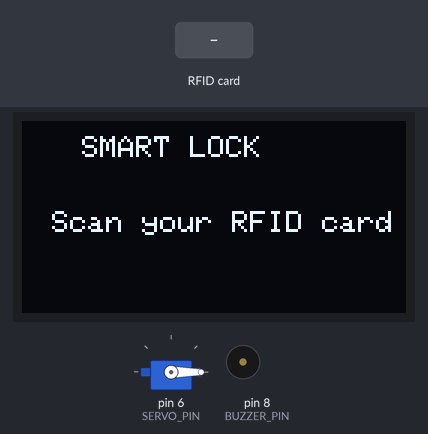
Simulated run of this sketch. Board: Arduino Uno, built with avr-gcc and run on an emulated ATmega328P. On the bench: servo, 128×64 one-colour display, buzzer (waves = sounding, pin HIGH). The test bench sets the inputs (shaded band). Pins used as bus, display or sensor lines are not drawn; what the sketch prints to the serial monitor is not drawn.

Above: at 2.9 s.
3.0 s: RFID card 59 D7 10 05 held to the reader
At 4.2 s:
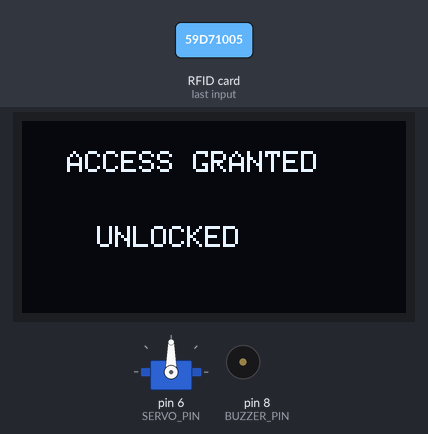
At 8.9 s:
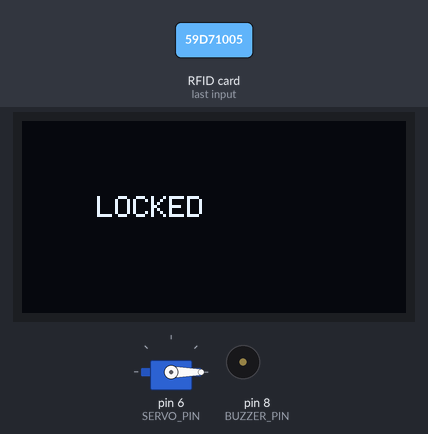
Timing chart, 0 to 10.4 s (numbered marks = the images above; inputs shaded):
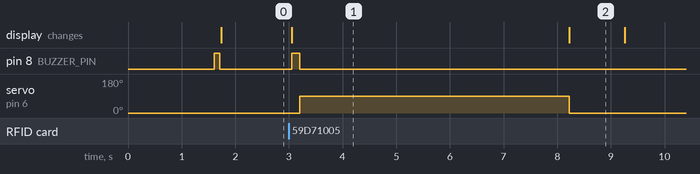

Measured:
- after the input at 3.0 s, pin 8 (BUZZER_PIN): LOW → HIGH after 0.05 s, → LOW 0.15 s later; servo on pin 6 (SERVO_PIN): 0° → 90° after 0.20 s, → 0° 5.0 s later; the display: changes after 0.05 s (image 1)
- what the display in image 1 shows lasts 5.2 s, from 3.0 s to 8.2 s

The sketch:

smaert.ino
```cpp
// // #include <SPI.h>
// // #include <MFRC522.h>
// // #include <Servo.h>
// // #include <Wire.h>
// // #include <Adafruit_GFX.h>
// // #include <Adafruit_SH110X.h>

// // // ---------- PINS ----------

// // const int SS_PIN = 10;
// // const int RST_PIN = 9;

// // const int SERVO_PIN = 6;
// // const int BUZZER_PIN = 8;

// // // ---------- OBJECTS ----------

// // MFRC522 rfid(SS_PIN, RST_PIN);
// // Servo lockServo;

// // Adafruit_SH1106G display = Adafruit_SH1106G(128, 64, &Wire);

// // // ---------- LOCK POSITIONS ----------

// // const int LOCKED_POSITION = 0;
// // const int UNLOCKED_POSITION = 90;


// // void setup() {

// //   Serial.begin(9600);

// //   // Buzzer
// //   pinMode(BUZZER_PIN, OUTPUT);

// //   // Servo
// //   lockServo.attach(SERVO_PIN);
// //   lockServo.write(LOCKED_POSITION);

// //   // SPI + RFID
// //   SPI.begin();
// //   rfid.PCD_Init();

// //   // OLED
// //   if (!display.begin(0x3C, true)) {
// //     Serial.println("OLED not found!");

// //     while (true) {
// //       digitalWrite(BUZZER_PIN, HIGH);
// //       delay(100);
// //       digitalWrite(BUZZER_PIN, LOW);
// //       delay(900);
// //     }
// //   }

// //   // Startup screen
// //   display.clearDisplay();
// //   display.setTextColor(SH110X_WHITE);

// //   display.setTextSize(2);
// //   display.setCursor(10, 5);
// //   display.println("SMART");

// //   display.setCursor(10, 30);
// //   display.println("LOCK");

// //   display.display();

// //   // Startup beep
// //   tone(BUZZER_PIN, 1000, 150);
// //   delay(500);

// //   display.clearDisplay();

// //   display.setTextSize(1);
// //   display.setCursor(20, 10);
// //   display.println("System Ready");

// //   display.setCursor(15, 35);
// //   display.println("Scan RFID Card");

// //   display.display();

// //   Serial.println("Smart Lock Ready");
// // }


// // void loop() {

// //   // Check whether a new card is present
// //   if (!rfid.PICC_IsNewCardPresent()) {
// //     return;
// //   }

// //   // Read the card
// //   if (!rfid.PICC_ReadCardSerial()) {
// //     return;
// //   }

// //   Serial.print("Card UID: ");

// //   String uid = "";

// //   for (byte i = 0; i < rfid.uid.size; i++) {

// //     if (rfid.uid.uidByte[i] < 0x10) {
// //       Serial.print("0");
// //       uid += "0";
// //     }

// //     Serial.print(rfid.uid.uidByte[i], HEX);
// //     uid += String(rfid.uid.uidByte[i], HEX);
// //   }

// //   Serial.println();

// //   // Show UID on OLED

// //   display.clearDisplay();

// //   display.setTextSize(1);
// //   display.setCursor(0, 0);
// //   display.println("CARD DETECTED");

// //   display.setCursor(0, 20);
// //   display.println("UID:");

// //   display.setTextSize(2);
// //   display.setCursor(0, 38);
// //   display.println(uid);

// //   display.display();

// //   // Beep
// //   tone(BUZZER_PIN, 1200, 150);

// //   delay(2000);

// //   // Prepare RFID reader for next card
// //   rfid.PICC_HaltA();
// //   rfid.PCD_StopCrypto1();

// //   // Return to waiting screen
// //   display.clearDisplay();

// //   display.setTextSize(1);
// //   display.setCursor(20, 10);
// //   display.println("System Ready");

// //   display.setCursor(15, 35);
// //   display.println("Scan RFID Card");

// //   display.display();
// // }


// #include <Servo.h>

// Servo servo;

// const int SERVO_PIN = 6;
// const int BUZZER_PIN = 8;

// void setup() {
//   servo.attach(SERVO_PIN);
//   pinMode(BUZZER_PIN, OUTPUT);

//   Serial.begin(9600);
//   Serial.println("Testing servo and buzzer...");
// }

// void loop() {

//   Serial.println("Servo: 0 degrees");
//   servo.write(0);
//   tone(BUZZER_PIN, 1000);
//   delay(500);
//   noTone(BUZZER_PIN);
//   delay(1500);

//   Serial.println("Servo: 90 degrees");
//   servo.write(90);
//   tone(BUZZER_PIN, 1500);
//   delay(500);
//   noTone(BUZZER_PIN);
//   delay(1500);

//   Serial.println("Servo: 180 degrees");
//   servo.write(180);
//   tone(BUZZER_PIN, 2000);
//   delay(500);
//   noTone(BUZZER_PIN);
//   delay(1500);
// }

// const int buzzerPin = 8;

// void setup() {
//   pinMode(buzzerPin, OUTPUT);
// }

// void loop() {
//   digitalWrite(buzzerPin, HIGH);
//   delay(1000);

//   digitalWrite(buzzerPin, LOW);
//   delay(1000);
// }


#include <SPI.h>
#include <MFRC522.h>
#include <Servo.h>
#include <Wire.h>
#include <Adafruit_GFX.h>
#include <Adafruit_SH110X.h>

// ================= PINS =================

#define SS_PIN 10
#define RST_PIN 9

const int SERVO_PIN = 6;
const int BUZZER_PIN = 8;

// ================= OBJECTS =================

MFRC522 rfid(SS_PIN, RST_PIN);

Servo lockServo;

Adafruit_SH1106G display(128, 64, &Wire);

// ================= LOCK SETTINGS =================

const int LOCKED_POSITION = 0;
const int UNLOCKED_POSITION = 90;

// Your RFID UID
String authorizedUID = "59D71005";

// ================= FUNCTIONS =================

void showReadyScreen() {
  display.clearDisplay();

  display.setTextSize(1);
  display.setTextColor(SH110X_WHITE);

  display.setCursor(20, 5);
  display.println("SMART LOCK");

  display.setCursor(10, 30);
  display.println("Scan your RFID card");

  display.display();
}

void accessGranted() {
  display.clearDisplay();

  display.setTextSize(1);
  display.setTextColor(SH110X_WHITE);

  display.setCursor(15, 10);
  display.println("ACCESS GRANTED");

  display.setCursor(25, 35);
  display.println("UNLOCKED");

  display.display();

  // Short success beep
  digitalWrite(BUZZER_PIN, HIGH);
  delay(150);
  digitalWrite(BUZZER_PIN, LOW);

  // Unlock
  lockServo.write(UNLOCKED_POSITION);

  delay(5000);

  // Lock again
  lockServo.write(LOCKED_POSITION);

  display.clearDisplay();
  display.setCursor(25, 25);
  display.println("LOCKED");
  display.display();

  delay(1000);

  showReadyScreen();
}

void accessDenied() {
  display.clearDisplay();

  display.setTextSize(1);
  display.setTextColor(SH110X_WHITE);

  display.setCursor(20, 20);
  display.println("ACCESS DENIED");

  display.display();

  // Warning beeps
  for (int i = 0; i < 3; i++) {
    digitalWrite(BUZZER_PIN, HIGH);
    delay(200);
    digitalWrite(BUZZER_PIN, LOW);
    delay(200);
  }

  delay(1500);

  showReadyScreen();
}

// ================= SETUP =================

void setup() {
  Serial.begin(9600);

  pinMode(BUZZER_PIN, OUTPUT);
  digitalWrite(BUZZER_PIN, LOW);

  // Servo starts locked
  lockServo.attach(SERVO_PIN);
  lockServo.write(LOCKED_POSITION);

  // RFID
  SPI.begin();
  rfid.PCD_Init();

  // OLED
  if (!display.begin(0x3C, true)) {
    Serial.println("OLED not found!");
    while (true);
  }

  // Startup screen
  display.clearDisplay();
  display.setTextSize(2);
  display.setTextColor(SH110X_WHITE);

  display.setCursor(15, 10);
  display.println("SMART");

  display.setCursor(15, 35);
  display.println("LOCK");

  display.display();

  delay(1500);

  // Startup beep
  digitalWrite(BUZZER_PIN, HIGH);
  delay(100);
  digitalWrite(BUZZER_PIN, LOW);

  showReadyScreen();

  Serial.println("Smart Lock Ready!");
}

// ================= LOOP =================

void loop() {

  // Wait for a new card
  if (!rfid.PICC_IsNewCardPresent()) {
    return;
  }

  // Read the card
  if (!rfid.PICC_ReadCardSerial()) {
    return;
  }

  // Convert UID to String
  String currentUID = "";

  for (byte i = 0; i < rfid.uid.size; i++) {

    if (rfid.uid.uidByte[i] < 0x10) {
      currentUID += "0";
    }

    currentUID += String(rfid.uid.uidByte[i], HEX);
  }

  currentUID.toUpperCase();

  Serial.print("Card UID: ");
  Serial.println(currentUID);

  // Check authorization
  if (currentUID == authorizedUID) {

    Serial.println("ACCESS GRANTED");
    accessGranted();

  } else {

    Serial.println("ACCESS DENIED");
    accessDenied();
  }

  // Stop RFID communication
  rfid.PICC_HaltA();
  rfid.PCD_StopCrypto1();
}

// #include <SPI.h>
// #include <MFRC522.h>
// #include <Servo.h>
// #include <Wire.h>
// #include <Adafruit_GFX.h>
// #include <Adafruit_SH110X.h>

// // ================= PINS =================

// #define SS_PIN 10
// #define RST_PIN 9

// const int SERVO_PIN = 6;
// const int BUZZER_PIN = 8;


// // ================= OBJECTS =================

// MFRC522 rfid(SS_PIN, RST_PIN);

// Servo lockServo;

// Adafruit_SH1106G display(128, 64, &Wire);


// // ================= LOCK SETTINGS =================

// const int LOCKED_POSITION = 0;
// const int UNLOCKED_POSITION = 90;


// // ================= AUTHORIZED RFID =================

// String authorizedUID = "59D71005";


// // ================= UNLOCK STATE =================

// bool isUnlocked = false;

// unsigned long unlockStartTime = 0;

// const unsigned long UNLOCK_DURATION = 5000;


// // ================= FUNCTIONS =================


// // ---------- READY SCREEN ----------

// void showReadyScreen() {

//   display.clearDisplay();

//   display.setTextSize(1);
//   display.setTextColor(SH110X_WHITE);

//   display.setCursor(20, 5);
//   display.println("SMART LOCK");

//   display.setCursor(10, 30);
//   display.println("Scan your RFID card");

//   display.display();
// }


// // ---------- ACCESS GRANTED ----------

// void accessGranted() {

//   display.clearDisplay();

//   display.setTextSize(1);
//   display.setTextColor(SH110X_WHITE);

//   display.setCursor(15, 10);
//   display.println("ACCESS GRANTED");

//   display.setCursor(25, 35);
//   display.println("UNLOCKED");

//   display.display();


//   // Success beep
//   digitalWrite(BUZZER_PIN, HIGH);
//   delay(150);
//   digitalWrite(BUZZER_PIN, LOW);


//   // Unlock servo
//   lockServo.write(UNLOCKED_POSITION);


//   // Start timer
//   unlockStartTime = millis();

//   isUnlocked = true;

//   Serial.println("LOCK STATE: UNLOCKED");
// }


// // ---------- ACCESS DENIED ----------

// void accessDenied() {

//   display.clearDisplay();

//   display.setTextSize(1);
//   display.setTextColor(SH110X_WHITE);

//   display.setCursor(20, 20);
//   display.println("ACCESS DENIED");

//   display.display();


//   // Warning beeps
//   for (int i = 0; i < 3; i++) {

//     digitalWrite(BUZZER_PIN, HIGH);
//     delay(200);

//     digitalWrite(BUZZER_PIN, LOW);
//     delay(200);
//   }


//   delay(1500);

//   showReadyScreen();
// }


// // ================= SETUP =================

// void setup() {

//   Serial.begin(9600);


//   // ---------- BUZZER ----------

//   pinMode(BUZZER_PIN, OUTPUT);
//   digitalWrite(BUZZER_PIN, LOW);


//   // ---------- SERVO ----------

//   lockServo.attach(SERVO_PIN);
//   lockServo.write(LOCKED_POSITION);


//   // ---------- RFID ----------

//   SPI.begin();
//   rfid.PCD_Init();


//   // ---------- OLED ----------

//   Wire.begin();

//   display.begin(0x3C, true);


//   // ---------- STARTUP SCREEN ----------

//   display.clearDisplay();

//   display.setTextSize(2);
//   display.setTextColor(SH110X_WHITE);

//   display.setCursor(15, 10);
//   display.println("SMART");

//   display.setCursor(15, 35);
//   display.println("LOCK");

//   display.display();


//   delay(1500);


//   // Startup beep

//   digitalWrite(BUZZER_PIN, HIGH);
//   delay(100);
//   digitalWrite(BUZZER_PIN, LOW);


//   showReadyScreen();


//   Serial.println("Smart Lock V2 Ready!");
// }


// // ================= LOOP =================

// void loop() {


//   // ========================================
//   // NON-BLOCKING UNLOCK TIMER
//   // ========================================

//   if (isUnlocked &&
//       millis() - unlockStartTime >= UNLOCK_DURATION) {


//     // Lock servo again

//     lockServo.write(LOCKED_POSITION);


//     // Show locked message

//     display.clearDisplay();

//     display.setTextSize(1);
//     display.setTextColor(SH110X_WHITE);

//     display.setCursor(25, 25);
//     display.println("LOCKED");

//     display.display();


//     // Lock state finished

//     isUnlocked = false;

//     Serial.println("LOCK STATE: LOCKED");


//     delay(1000);

//     showReadyScreen();
//   }


//   // ========================================
//   // WHILE UNLOCKED, DON'T READ NEW CARDS
//   // ========================================

//   if (isUnlocked) {
//     return;
//   }


//   // ========================================
//   // RFID CHECK
//   // ========================================

//   if (!rfid.PICC_IsNewCardPresent()) {
//     return;
//   }


//   if (!rfid.PICC_ReadCardSerial()) {
//     return;
//   }


//   // ========================================
//   // READ UID
//   // ========================================

//   String currentUID = "";


//   for (byte i = 0; i < rfid.uid.size; i++) {

//     if (rfid.uid.uidByte[i] < 0x10) {
//       currentUID += "0";
//     }

//     currentUID += String(rfid.uid.uidByte[i], HEX);
//   }


//   currentUID.toUpperCase();


//   Serial.print("Card UID: ");
//   Serial.println(currentUID);


//   // ========================================
//   // STOP RFID COMMUNICATION
//   // ========================================

//   rfid.PICC_HaltA();
//   rfid.PCD_StopCrypto1();


//   // ========================================
//   // AUTHORIZATION
//   // ========================================

//   if (currentUID == authorizedUID) {

//     Serial.println("ACCESS GRANTED");

//     accessGranted();

//   } else {

//     Serial.println("ACCESS DENIED");

//     accessDenied();
//   }
// }
```
